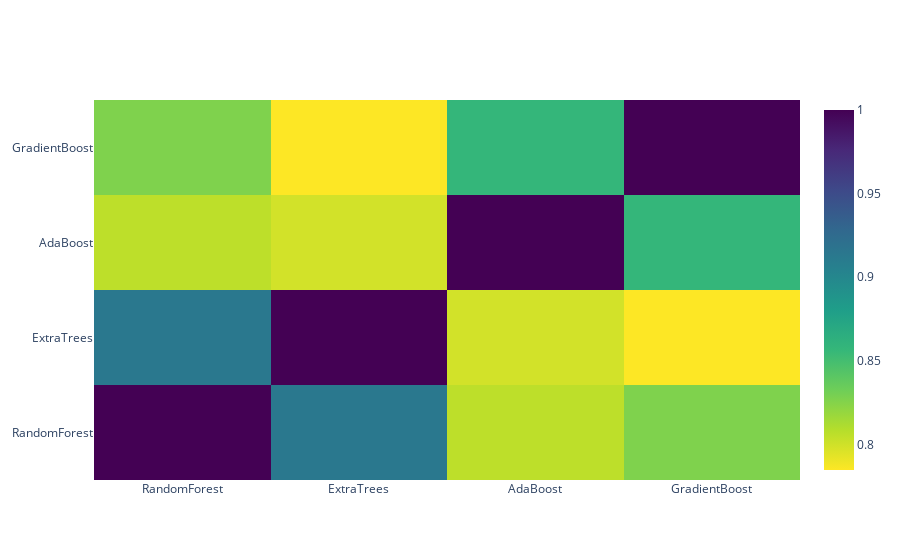

Notebook cell for this chart:
### Code cell
data = [
    go.Heatmap(
        z= base_predictions_train.astype(float).corr().values ,
        x=base_predictions_train.columns.values,
        y= base_predictions_train.columns.values,
          colorscale='Viridis',
            showscale=True,
            reversescale = True
    )
]
py.iplot(data, filename='labelled-heatmap')

### Figure 1 — Plotly figure (JSON) as saved in the notebook; plotly's stock layout.template omitted (floating-point values rounded to 4 significant figures)
{"data": [{"colorscale": [[0, "#440154"], [0.1111, "#482878"], [0.2222, "#3e4989"], [0.3333, "#31688e"], [0.4444, "#26828e"], [0.5556, "#1f9e89"], [0.6667, "#35b779"], [0.7778, "#6ece58"], [0.8889, "#b5de2b"], [1, "#fde725"]], "reversescale": true, "showscale": true, "type": "heatmap", "x": ["RandomForest", "ExtraTrees", "AdaBoost", "GradientBoost"], "y": ["RandomForest", "ExtraTrees", "AdaBoost", "GradientBoost"], "z": [[1, 0.9132, 0.806, 0.8269], [0.9132, 1, 0.799, 0.7848], [0.806, 0.799, 1, 0.8576], [0.8269, 0.7848, 0.8576, 1]]}], "layout": {}}
